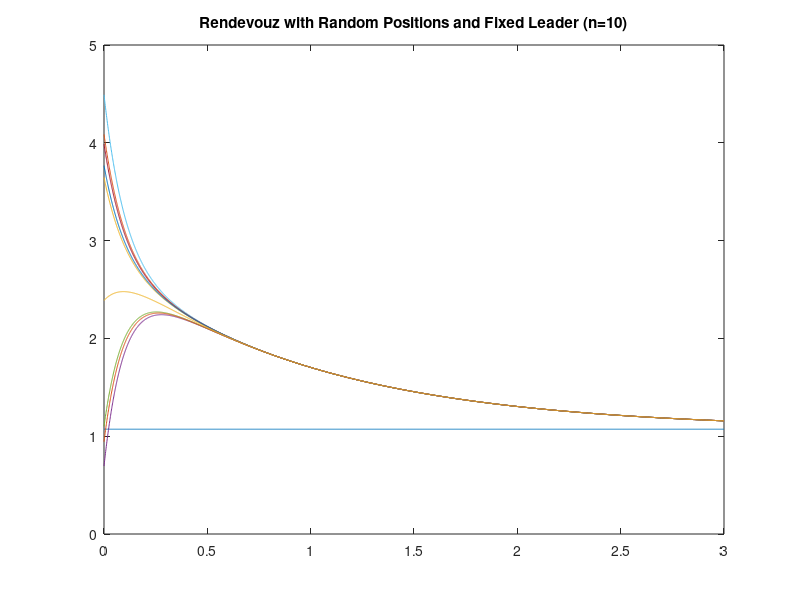

MATLAB code for this plot: (Note: this script raises an error after producing the figure.)
% Init
clear % vars
clc   % screen

% Timing
dt=0.001;
Tmax=3;
t0 = 0:dt:Tmax;

% Agents Random Initial Positions
nAgents = 10;
xAxisL = 5;
X = [xAxisL.*rand(1,nAgents)]'
% X = [2 4 6 8]' % Or specified

% Init Laplacian, must 
Laplacian=[
    0 0 0 0
    1 -3 1 1
    1 1 -3 1
    1 1 1 -3
];
% Or Define Dynamics
Din = ones(nAgents,nAgents)-eye(nAgents)
Adj = sum(Din,2).*eye(nAgents)

Laplacian=Din-Adj;
Laplacian(1,:)=[ zeros(1,nAgents)]

% State Space for Agents Positions
A=Laplacian;
B=zeros(nAgents,nAgents);
C=eye(nAgents,nAgents);
D=zeros(nAgents,nAgents);
sys = ss(A,B,C,D)  

% Constant Input for Every Agent(turn on?)
u=1*t0;
u=repmat(u,nAgents,1);

%Sim
[y,t]=lsim(sys,u,t0,X);

%Plotting
plot(t,y)
title("Rendevouz with Random Positions and Fixed Leader (n=10)")
subtitle("1D")
ylabel("X_i")
xlabel("t")
yline(y(1),'-','Leader');
ylim([0 xAxisL])
grid